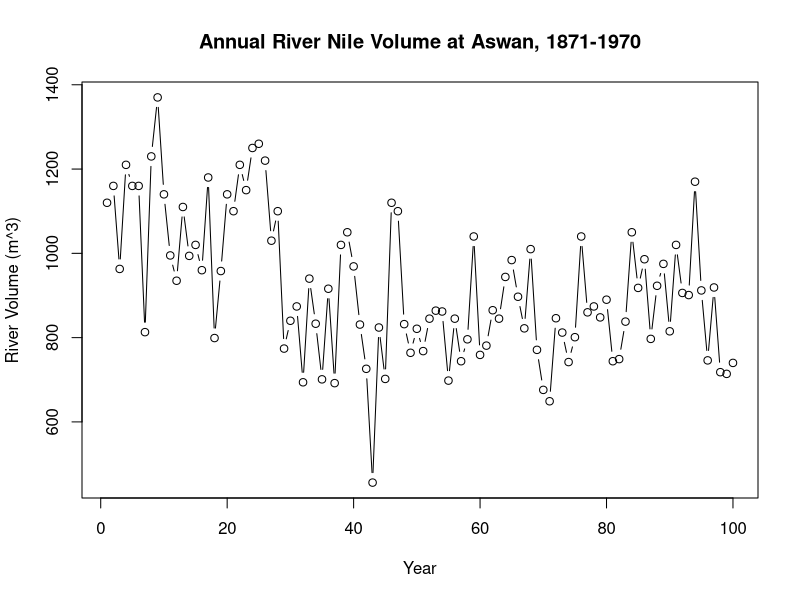
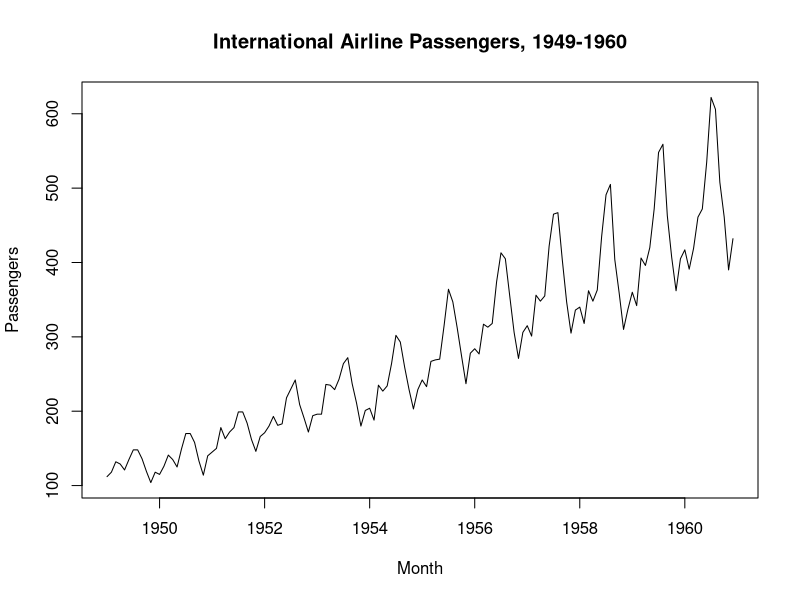
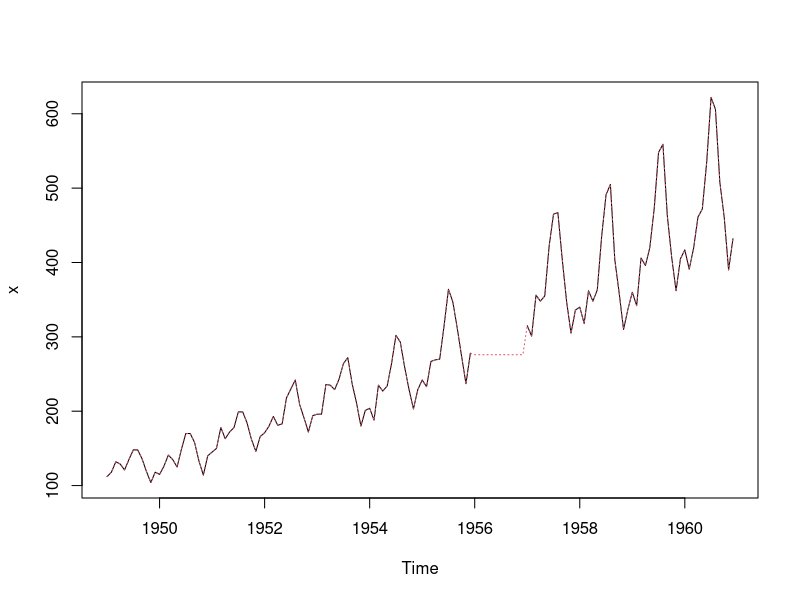
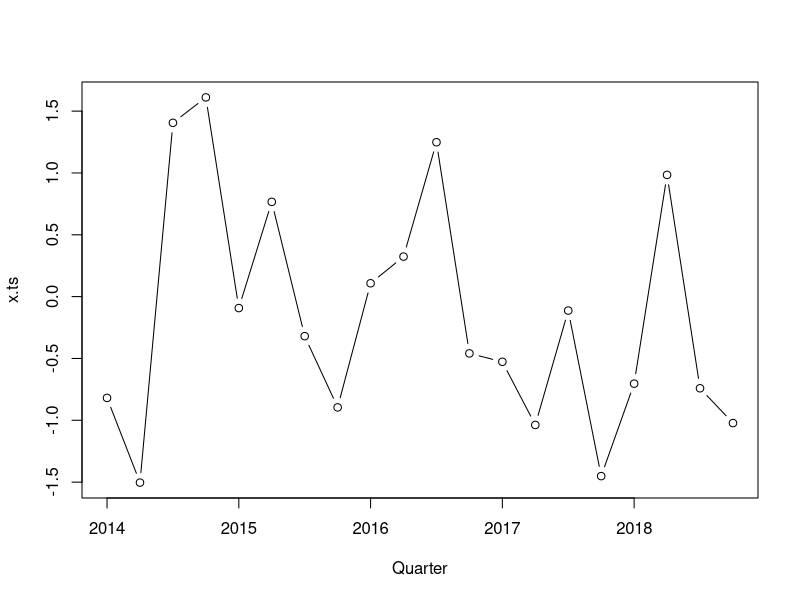
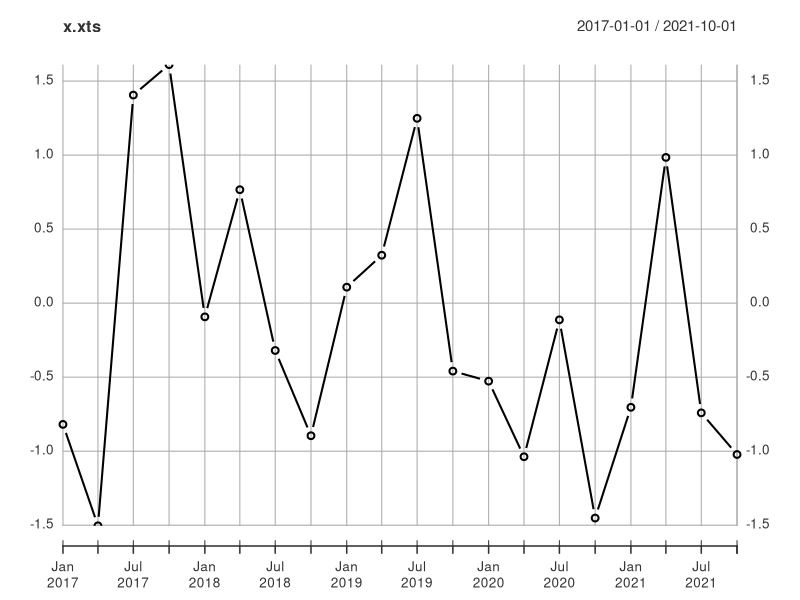
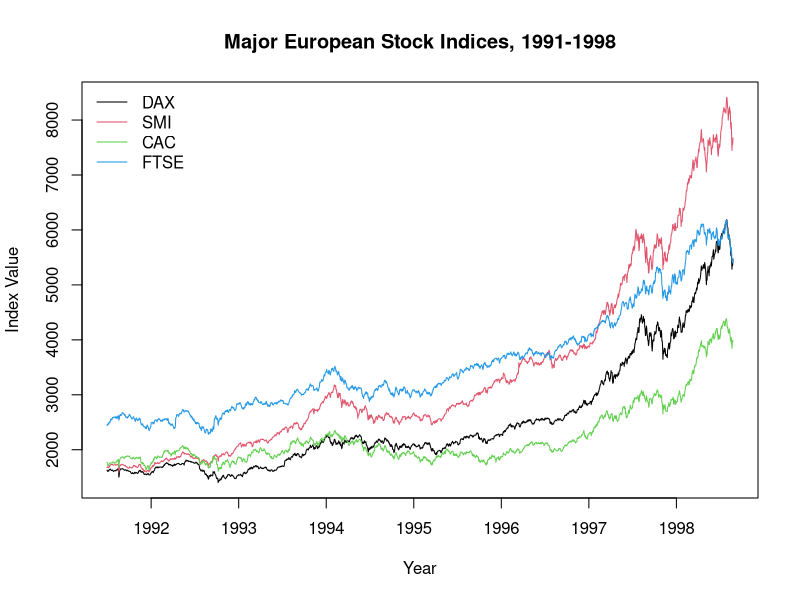
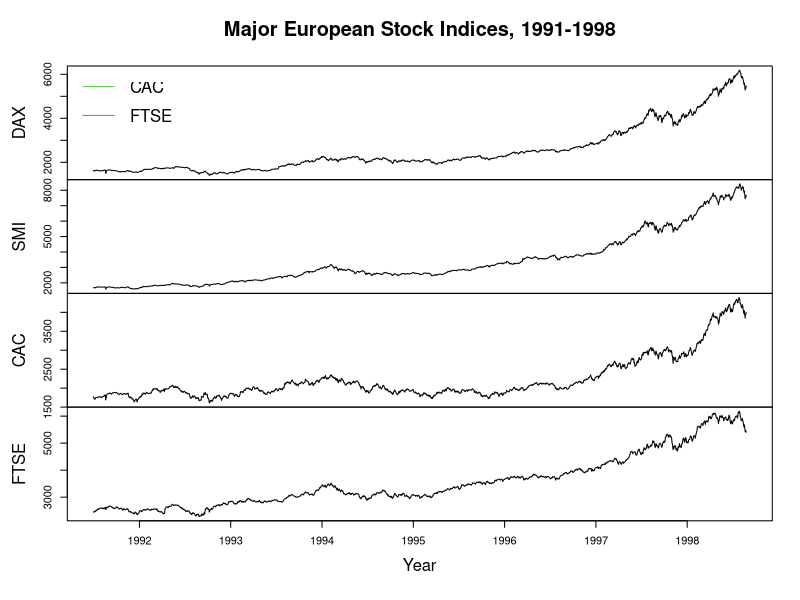
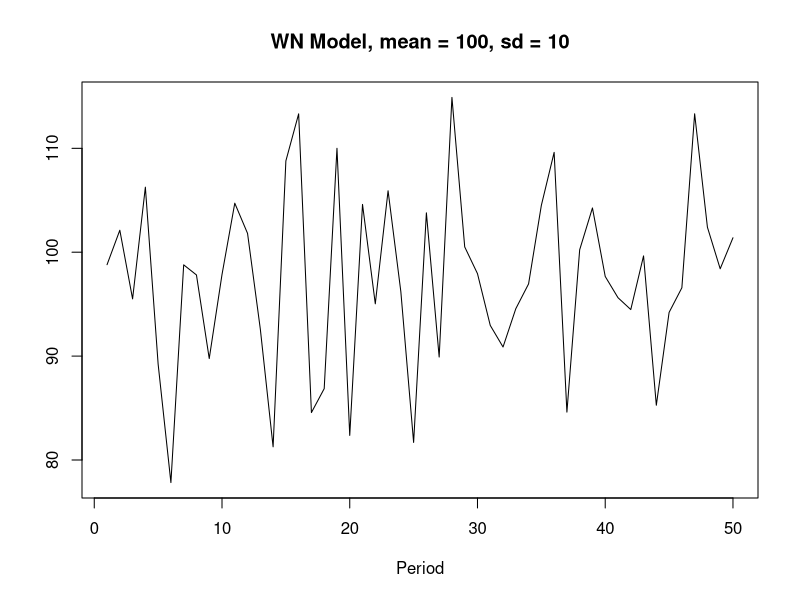

R code for these plots, in order:
## ---- chunk 1
knitr::opts_chunk$set(echo = TRUE)
## ---- chunk 2
library(datasets)
Nile <- as.vector(Nile)
## ---- chunk 3
# Print the Nile dataset
print(Nile)

# List the number of observations in the Nile dataset
length(Nile)

# Display the first 10 elements of the Nile dataset
head(Nile, n=5)

# Display the last 12 elements of the Nile dataset
tail(Nile, n=5)
## ---- chunk 4
# Plot the Nile data with xlab, ylab, main, and type arguments
plot(Nile, xlab = "Year", ylab = "River Volume (m^3)",
           main="Annual River Nile Volume at Aswan, 1871-1970", 
           type="b") # for points

## ---- chunk 5
# Plot AirPassengers
plot(AirPassengers, 
     xlab = "Month", 
     ylab = "Passengers",
     main = "International Airline Passengers, 1949-1960")
## ---- chunk 6
# View the start and end dates of AirPassengers
start(AirPassengers)
end(AirPassengers)
## ---- chunk 7
time(AirPassengers) #calculates a vector of time indices, with one element for each time index on which the series was observed
## ---- chunk 8
deltat(AirPassengers) # returns the fixed time interval between observations
## ---- chunk 9
frequency(AirPassengers) # returns the number of observations per unit time
## ---- chunk 10
cycle(AirPassengers) # returns the position in the cycle of each observation
## ---- chunk 11
x <- AirPassengers
x[85:96] <- NA
plot(x)
x[which(is.na(x))] <- mean(x, na.rm = TRUE)
points(x, type = "l", col = 2, lty = 3)
## ---- chunk 12
# Create a time series of quarterly data starting in 2017
x <- rnorm(n = 20)
x.ts <- ts(x, 
           start = 2014, 
           frequency = 4)
plot(x.ts, 
     xlab = "Quarter",
     type = "b")
## ---- chunk 13
# Check whether object is a ts object

is.ts(x)
is.ts(x.ts)
## ---- chunk 14
library(xts)
x.xts <- xts(x, 
             order.by = seq(as.Date("2017-01-01"), 
                          length = 20, 
                          by = "quarters"))
plot(x.xts, 
     xlab = "Quarter",
     type = "b")
## ---- chunk 15

ts.plot(EuStockMarkets, # ts.plot
        col = 1:4, 
        xlab = "Year", 
        ylab = "Index Value", 
        main = "Major European Stock Indices, 1991-1998")
legend("topleft", 
       colnames(EuStockMarkets), 
       lty = 1, 
       col = 1:4, 
       bty = "n")
#just plot
plot(EuStockMarkets, 
        col = 1:4, 
        xlab = "Year", 
        ylab = "Index Value", 
        main = "Major European Stock Indices, 1991-1998")
legend("topleft", 
       colnames(EuStockMarkets), 
       lty = 1, 
       col = 1:4, 
       bty = "n")
## ---- chunk 16
wn <- arima.sim(model = list(order = c(0, 0, 0)), 
                n = 50, 
                mean = 100, 
                sd = 10)
ts.plot(wn,
        xlab = "Period", 
        ylab = "", 
        main = "WN Model, mean = 100, sd = 10")
## ---- chunk 17
arima(wn, order = c(0, 0, 0))
## ---- chunk 18
mean(wn)
## ---- chunk 19
# se ~ s.e.
sqrt(var(wn) / length(wn))
## ---- chunk 20
var(wn)
## ---- chunk 21
rw <- arima.sim(model = list(order = c(0, 1, 0)), 
                n = 50)
ts.plot(rw,
        xlab = "Period", 
        ylab = "", 
        main = "RW Model, mean = 0")
## ---- chunk 22
ts.plot(diff(rw),
        xlab = "Period", 
        ylab = "", 
        main = "Diff(RW) = WN")
## ---- chunk 23
rw <- arima.sim(model = list(order = c(0, 1, 0)), 
                n = 100, 
                mean = 1)
ts.plot(rw,
        xlab = "Period", 
        ylab = "", 
        main = "RW Model, mean = 1")
## ---- chunk 24
wn.mod <- arima(diff(rw), 
                order = c(0, 0, 0))

ts.plot(rw)
abline(a = 0, b = wn.mod$coef)

rw.mod <- arima(rw, 
                order = c(0, 1, 0))
points(rw - residuals(rw.mod), type = "l", col = 2, lty = 2)
## ---- chunk 25
# White noise
wn <- arima.sim(model = list(order = c(0, 0, 0)), 
                n = 100) 

# Random walk from white noise
rw <- cumsum(wn)

# Use arima.sim() to generate WN drift data
wn_drift <- arima.sim(model = list(order = c(0, 0, 0)), n = 100, mean = 0.4)

# Use cumsum() to convert your WN drift data to RW
rw_drift <- cumsum(wn_drift)
  
plot.ts(cbind(wn, rw, wn_drift, rw_drift),
        xlab = "Period",
        main = "WN with Zero Mean, and Corresponding RW and with Drifts")
## ---- chunk 26
DAX <- EuStockMarkets[, 1]
lnDiff <- diff(log(EuStockMarkets[,1]))
plot.ts(cbind(DAX, 
           lnDiff),
        xlab = "",
        main = "Germany DAX Stock Index, 1991-1998")
## ---- chunk 27
eu_pctrtn <- diff(log(EuStockMarkets))
str(eu_pctrtn)

# column means
colMeans(eu_pctrtn)
## ---- chunk 28
# Use apply to calculate sample variance from eu_percentreturns
apply(eu_pctrtn, MARGIN = 2, FUN = var)
## ---- chunk 29
# Use apply to calculate standard deviation from eu_percentreturns
apply(eu_pctrtn, MARGIN = 2, FUN = sd)
## ---- chunk 30

# Make a scatterplot matrix of eu_stocks
pairs(EuStockMarkets)

# Convert eu_stocks to log returns
logreturns <- diff(log(EuStockMarkets))

# Plot logreturns
plot(logreturns)


# Make a scatterplot matrix of logreturns
pairs(logreturns)
## ---- chunk 31
# covariance
cov(diff(log(EuStockMarkets)))
# correlation
cor(diff(log(EuStockMarkets)))
## ---- chunk 32
plot(EuStockMarkets[-1, "DAX"],
     EuStockMarkets[-nrow(EuStockMarkets), "DAX"],
     main = "Lag-1 Autocorrelation of DAX Index",
     ylab = "t",
     xlab = "t - 1")

## ---- chunk 33
acf(EuStockMarkets[, "DAX"], lag.max = 1, plot = FALSE)
## ---- chunk 34
acf(EuStockMarkets[, "DAX"])

## ---- chunk 35
# small autocorrelation
x <- arima.sim(model = list(ar = 0.5), n = 100)

# large autocorrelation
y <- arima.sim(model = list(ar = 0.9), n = 100)

# negative autocorrelation (oscillation)
z <- arima.sim(model = list(ar = -0.75), n = 100)

plot.ts(cbind(x, y, z))
## ---- chunk 36
par(mfrow = c(2,2))
acf(x)
acf(y)
acf(z)
## ---- chunk 37
ar90 <- arima.sim(model = list(ar = 0.9), n = 200)
ar98 <- arima.sim(model = list(ar = 0.98), n = 200)

par(mfrow = c(2,2))
ts.plot(ar90)
ts.plot(ar98)
acf(ar90)
acf(ar98)

## ---- chunk 38
ar100 <- arima.sim(model = list(order = c(0, 1, 0)), n = 200)
par(mfrow = c(2,1))
ts.plot(ar100)
acf(ar100)
## ---- chunk 39
ar1 <- arima(AirPassengers, order = c(1, 0, 0))
ar1.fit <- AirPassengers - residuals(ar1)
print(ar1)
## ---- chunk 40
par(mfrow = c(2, 1))
ts.plot(AirPassengers)
points(ar1.fit, type = "l", col = 2, lty = 2)
acf(AirPassengers)
## ---- chunk 41
# Fit an AR model to Nile
AR_fit <- arima(Nile, order = c(1,0,0))
print(AR_fit)

# Use predict() to make a 1-step forecast
predict_AR <- predict(AR_fit)

# Obtain the 1-step forecast using $pred[1]
predict_AR$pred[1]

# Use predict to make 1-step through 10-step forecasts
predict(AR_fit, n.ahead = 10)
## ---- chunk 42
# Run to plot the Nile series plus the forecast and 95% prediction intervals
ts.plot(Nile, xlim = c(1871, 1980))
AR_forecast <- predict(AR_fit, n.ahead = 10)$pred
AR_forecast_se <- predict(AR_fit, n.ahead = 10)$se
points(AR_forecast, type = "l", col = 2)
points(AR_forecast - 2*AR_forecast_se, type = "l", col = 2, lty = 2)
points(AR_forecast + 2*AR_forecast_se, type = "l", col = 2, lty = 2)

## ---- chunk 43
# Generate MA model with slope 0.5
x <- arima.sim(model = list(ma = 0.5), n = 100)

# Generate MA model with slope 0.9
y <- arima.sim(model = list(ma = 0.9), n = 100)
# Generate MA model with slope -0.5
z <- arima.sim(model = list(ma = -0.5), n = 100)

# Plot all three models together
plot.ts(cbind(x,y,z))
## ---- chunk 44
# Calculate ACF for x
acf(x)

# Calculate ACF for y
acf(y)

# Calculate ACF for z
acf(z)
## ---- chunk 45
MA <- arima(Nile, order = c(0, 0, 1))
print(MA)
## ---- chunk 46
ts.plot(Nile)
MA.fit <- Nile - resid(MA)
points(MA.fit, type = "l", col = 2, lty = 2)
## ---- chunk 47
# Make a 1-step forecast based on MA
predict_MA <- predict(MA)

# Obtain the 1-step forecast using $pred[1]
predict_MA$pred[1] 

# Make a 1-step through 10-step forecast based on MA
predict(MA, n.ahead = 10)

# Plot the Nile series plus the forecast and 95% prediction intervals
ts.plot(Nile, xlim = c(1871, 1980))
MA_forecasts <- predict(MA, n.ahead = 10)$pred
MA_forecast_se <- predict(MA, n.ahead = 10)$se
points(MA_forecasts, type = "l", col = 2)
points(MA_forecasts - 2*MA_forecast_se, type = "l", col = 2, lty = 2)
## ---- chunk 48
#cor(ar1.fit, MA.fit) =0.9
AIC(ar1)
AIC(MA)
BIC(ar1)
BIC(MA)
